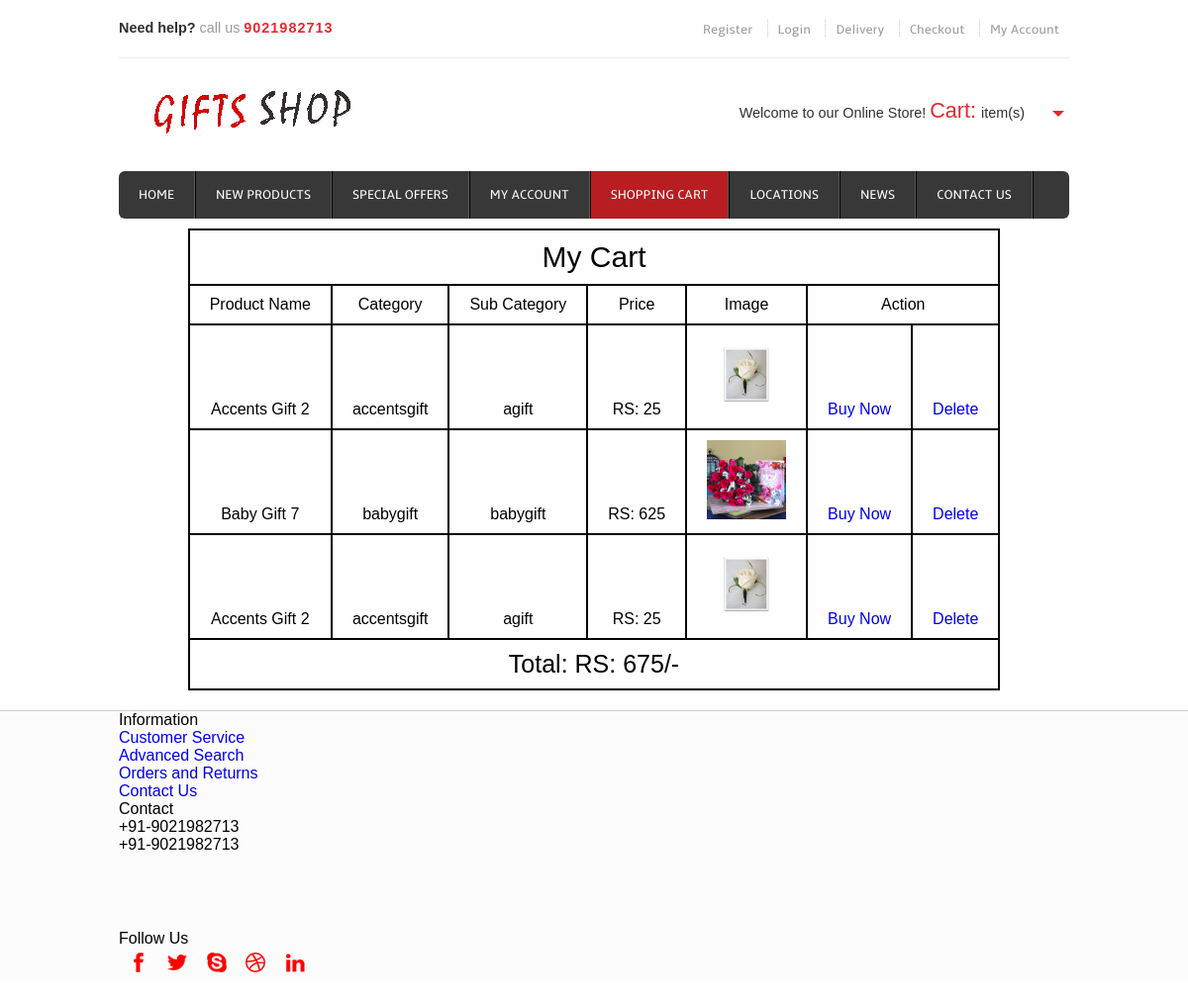
/cartitems/, run on the app's committed database.
### mycart/models.py (models this page shows)
class Cart(models.Model):
	product_name = models.CharField(max_length=100,null=True)
	desc = models.CharField(max_length=1000,null=True)
	category = models.CharField(max_length=100,null=True)
	subcategory = models.CharField(max_length=100,null=True)
	price = models.IntegerField(null=True)
	usern = models.CharField(max_length=100,null=True)
	Image = models.ImageField(upload_to="shop/images",null=True)
	pub_date = models.DateField()

### mycart/views.py (the view)
# urls.py: path('cartitems/', views.cartitems,name='cartitems'),
def cartitems(request):
	cart=Cart.objects.all()
	sum=0
	for i in cart:
		print(i.price)
		sum=sum+i.price
	print('Total: ',sum)
	return render(request,'cartitems.html',{'cart':cart,'total':sum})

### templates/cartitems.html (shortened to what this page needs)
{% extends 'base.html' %}
{% load static %}
{% block content %}
  <div class="menu">
          <ul>
            <li><a href="/">Home</a></li>
            <li><a href="{% url 'newproducts' %}">New Products</a></li>
            <li><a href="{% url 'specialoffer' %}">Special Offers</a></li>
            <li><a href="{% url 'myaccount' %}">My Account</a></li>
            <li class="active"><a href="{% url 'cartitems' %}">Shopping Cart</a></li>
            <li><a href="{% url 'location' %}">Locations</a></li>
            <li><a href="{% url 'news' %}">News</a></li>
            <li><a href="{% url 'contact' %}">Contact Us</a></li>
          </ul>
       </div>
      </div>
  <div class="header_slide">
           <div>
            <table style="border:2px solid black; margin: 0 auto;">
              <tr>
                <th colspan="7"><h1 style="font-size: 30px;">My Cart</h1></th>
              </tr>
              <tr>
                <th>Product Name</th>
                <th>Category</th>
                <th>Sub Category</th>
                <th>Price</th>
                <th>Image</th>
                <th colspan="2">Action</th>
              </tr>
              {% for i in cart %}
              <tr>
                <td>{{i.product_name}}</td>
                <td>{{i.category}}</td>
                <td>{{i.subcategory}}</td>
                <td>RS: {{i.price}}</td>
                <td><img src="/media/{{i.Image}}" style="max-width: 80px; height: 80px;"></td>
                <td><a href="{% url 'buynow' i.id %}">Buy Now</a></td>
                <td><a href="{% url 'deletecartitem' i.id %}">Delete</a></td>
              </tr>
              {% endfor %}
              <tr><th colspan="7"><h2 style="font-size: 25px;">Total: RS: {{total}}/-</h2></th></tr>
            </table>
           </div>
    </div>
   </div>
</div>
{% endblock %}

### static/css/style.css (style rules this page uses)
html,body,div,span,applet,object,iframe,h1,h2,h3,h4,h5,h6,p,blockquote,pre,a,abbr,acronym,address,big,cite,code,del,dfn,em,img,ins,kbd,q,s,samp,small,strike,strong,sub,sup,tt,var,b,u,i,dl,dt,dd,ol,nav ul,nav li,fieldset,form,label,legend,table,caption,tbody,tfoot,thead,tr,th,td,article,aside,canvas,details,embed,figure,figcaption,footer,header,hgroup,menu,nav,output,ruby,section,summary,time,mark,audio,video { margin:0;padding:0;border:0;font-size:100%;font:inherit;vertical-align:baseline; }
ol,ul { list-style:none;margin:0;padding:0; }
table { border-collapse:collapse;border-spacing:0; }
a { text-decoration:none; }
img { max-width:100%; }
body { font-family: Arial, Helvetica, sans-serif; background: #FFF; }
.menu { float: left; }
.menu li { float:left; }
.menu li a { font-family: 'ambleregular'; font-size:0.823em; text-transform:uppercase; color: #fff; display:block; padding:16px 20px; border-right: 2px ridge #585858; -webkit-transition: all .9s; -moz-transition: all .9s; -o-transition: all .9s; -ms-transition: all .9s; transition: all .9s; }
.menu li a:hover,.menu li.active a { background:#B81D22; }
.menu li:first-child a { border-radius:6px 0 0 6px; -webkit-border-radius:6px 0 0 6px; -moz-border-rfadius:6px 0 0 6px; -o-border-radius:6px 0 0 6px; }
.header_slide { margin-top:10px; }

### templates/cartitems.html (style rules this page uses)
th { border:2px solid black; padding: 10px 20px; }
table { border-radius: 10px; }
td { border:2px solid black; padding: 10px 20px; text-align: center; }

### data on the page
Cart: product_name "Accents Gift 2", category "accentsgift", subcategory "agift", price "25", Image (picture)
Cart: product_name "Baby Gift 7", category "babygift", subcategory "babygift", price "625", Image (picture)
Cart: product_name "Accents Gift 2", category "accentsgift", subcategory "agift", price "25", Image (picture)

### other printed values
{{ total }} "675"
